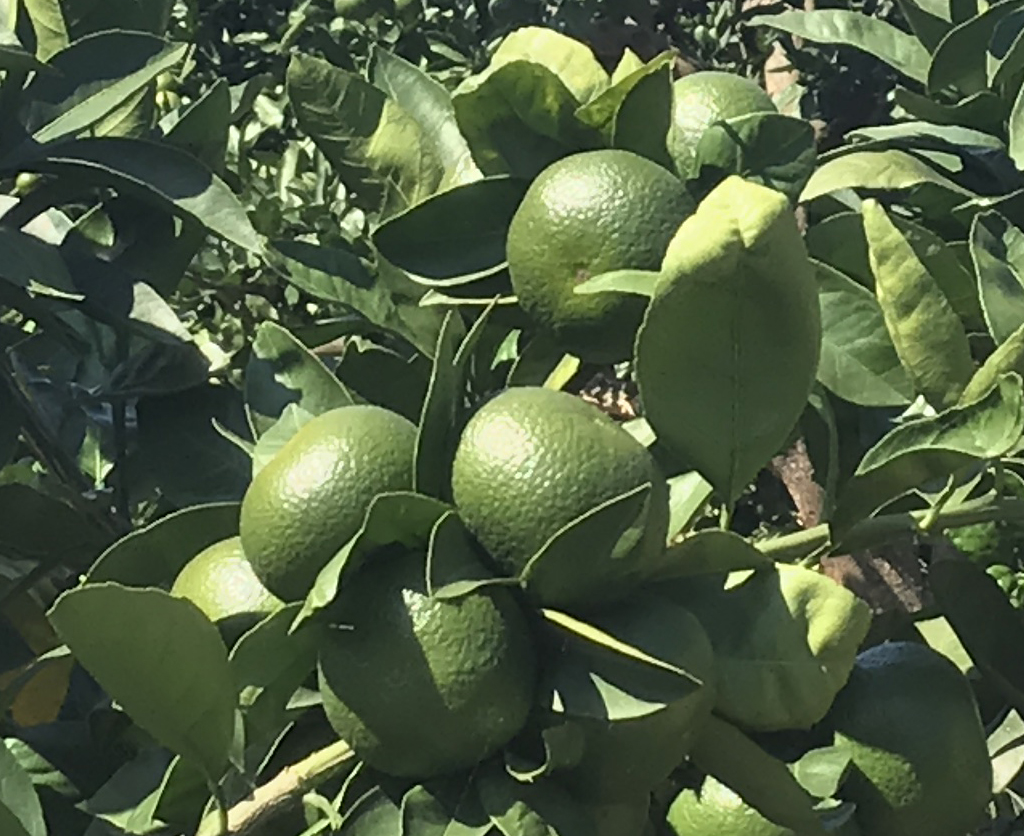
%> input picture fruit_set2/1/im.jpg, 1024 x 836 px
$ octave process_new.m   (GNU Octave 9; MATLAB toolbox functions it lacks are replaced by stand-ins)
%> lines starting %> are read from the running program, lines starting %| are printed output that depends on the picture; in (x1, y1, x2, y2) boxes, pixels count from 0 and x2, y2 are one past the last pixel; in counts of white or black regions, pixels touching at a corner belong together; the program's own positions count from 1
### bfilter2.m
%简单地说:
%A为给定图像，归一化到[0,1]的矩阵
%W为双边滤波器（核）的边长/2
%定义域方差σd记为SIGMA(1),值域方差σr记为SIGMA(2)

%%%%%%%%%%%%%%%%%%%%%%%%%%%%%%%%%%%%%%%%%%%%%%%%%%%%%%%%%%%%%
% Pre-process input and select appropriate filter.
function B = bfilter2(A,w,sigma)

% Verify that the input image exists and is valid.
if ~exist('A','var') || isempty(A)
   error('Input image A is undefined or invalid.');
end
if ~isfloat(A) || ~sum([1,3] == size(A,3)) || ...
      min(A(:)) < 0 || max(A(:)) > 1
   error(['Input image A must be a double precision ',...
          'matrix of size NxMx1 or NxMx3 on the closed ',...
          'interval [0,1].']);
end

% Verify bilateral filter window size.
if ~exist('w','var') || isempty(w) || ...
      numel(w) ~= 1 || w < 1
   w = 5;
end
w = ceil(w);

% Verify bilateral filter standard deviations.
if ~exist('sigma','var') || isempty(sigma) || ...
      numel(sigma) ~= 2 || sigma(1) <= 0 || sigma(2) <= 0
   sigma = [3 0.1];
end

% Apply either grayscale or color bilateral filtering.
if size(A,3) == 1
   B = bfltGray(A,w,sigma(1),sigma(2));
else
   B = bfltColor(A,w,sigma(1),sigma(2));
end


%%%%%%%%%%%%%%%%%%%%%%%%%%%%%%%%%%%%%%%%%%%%%%%%%%%%%%%%%%%%%
% Implements bilateral filtering for grayscale images.
function B = bfltGray(A,w,sigma_d,sigma_r)

% Pre-compute Gaussian distance weights.
[X,Y] = meshgrid(-w:w,-w:w);
%创建核距离矩阵，e.g.
%  [x,y]=meshgrid(-1:1,-1:1)
%
% x =
%
%     -1     0     1
%     -1     0     1
%     -1     0     1
%
%
% y =
%
%     -1    -1    -1
%      0     0     0
%      1     1     1
%计算定义域核
G = exp(-(X.^2+Y.^2)/(2*sigma_d^2));

% Create waitbar.
h = waitbar(0,'Applying bilateral filter...');
set(h,'Name','Bilateral Filter Progress');

% Apply bilateral filter.
%计算值域核H 并与定义域核G 乘积得到双边权重函数F
dim = size(A);
B = zeros(dim);
for i = 1:dim(1)
   for j = 1:dim(2)

         % Extract local region.
         iMin = max(i-w,1);
         iMax = min(i+w,dim(1));
         jMin = max(j-w,1);
         jMax = min(j+w,dim(2));
         %定义当前核所作用的区域为(iMin:iMax,jMin:jMax)
         I = A(iMin:iMax,jMin:jMax);%提取该区域的源图像值赋给I

         % Compute Gaussian intensity weights.
         H = exp(-(I-A(i,j)).^2/(2*sigma_r^2));

         % Calculate bilateral filter response.
         F = H.*G((iMin:iMax)-i+w+1,(jMin:jMax)-j+w+1);
         B(i,j) = sum(F(:).*I(:))/sum(F(:));

   end
   waitbar(i/dim(1));
end

% Close waitbar.
close(h);


%%%%%%%%%%%%%%%%%%%%%%%%%%%%%%%%%%%%%%%%%%%%%%%%%%%%%%%%%%%%%
% Implements bilateral filter for color images.
% [59 lines left out: function bfltColor, not called in this run]

### fruit_set2/1/edge_enhance.m
function [ I2 ] = edge_enhance( I )
% I = rgb2gray(I);
% imshow(I);
I2 = I;
BW1 = edge(I,'Canny',0.1,'horizontal');

se = strel('square',1);
BW1 = imdilate(BW1,se,2);
BW1 = imerode(BW1,se,2);
% BW1 = imdilate(BW1,se,2);

L = bwlabel(BW1);
S = regionprops(L, 'all');
BW2 = ismember(L, find([S.Area]>=100 ));


for i = 1:size(BW2,1)

for j = 1:size(BW2,2)

   pixel = BW2(i,j);
   if(pixel == 1)

       I2(i,j) = 0;


   end

end

end


% figure
% imshowpair(BW2,I2,'montage')


end

### fruit_set2/19/bi_process.m
function [ bw,num,S ] = bi_process( im, threshold )

%the input im must be a gray-scale image
%the threshold ranges 0-255

j = im2bw(im,threshold/255);
se = strel('square',5);
j = imdilate(j,se);
j = imerode(j,se);
L = bwlabel(j);
S = regionprops(L, 'all');
bw = ismember(L, find([S.Area]>=20 ));
S = regionprops(bw, 'all');
[bw,num] = bwlabel(bw);


end

### fruit_set2/14/find_index.m
function [ output_args ] = find_index( bw1,bw2 )

S = regionprops(bw1, 'all');
[bw1,num1] = bwlabel(bw1);
S2 = regionprops(bw2, 'all');
[bw2,num2] = bwlabel(bw2);

innerID = {};
 for n = 1:num1
     innerID{length(innerID)+1} = [n];
 end
  check = ones(num2,1);
  while(sum(check)>0)
        for m = 1:size(bw2,1)
            for n = 1:size(bw2,2)

                numIn2 = bw2(m,n);
                numIn1 = bw1(m,n);

                if(numIn2~=0 & numIn1~=0)
                    Nindex = innerID{1,numIn1};
                    if(ismember(numIn2,Nindex(2:end,1))==0)
                        innerID{numIn1} = [innerID{numIn1};numIn2];
                        check(numIn2)=0;
                    end
                end

            end
        end
  end

output_args = innerID;
end

### fruit_set2/1/process_new.m
J=imread('im.jpg');
%> J is the input picture: size 836x1024x3 uint8; mean R, G, B 80, 94.1, 66.3
I = rgb2gray(J);
imsize = 400*300
imsize_real = size(I,1)*size(I,2);
%> imsize_real = 856064
alpha = sqrt(imsize_real/imsize);
%> alpha = 2.67
I = imresize(I,[size(I,1)/alpha,size(I,2)/alpha]);
%> I: size 313x384 uint8
%to enhance the edge in order to seperate different obj

I=double(I)/255;
%> I: size 313x384 double

%bilateral filter
w = 3;       % bilateral filter half-width
sigma = [10 1]; % bilateral filter standard deviations

% I = edge_enhance(I);
 Is=bfilter2(I,w,sigma);
%> after the loop in bfltGray, `for i = 1:dim(1)`:
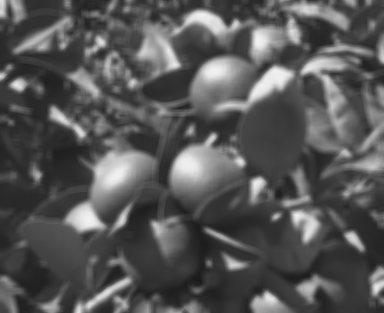
%> B: size 313x384 double; min 0.11, max 0.95, mean 0.34
 Is = edge_enhance(Is);
%> in edge_enhance, `BW1 = edge(I,'Canny',0.1,'horizontal');`:
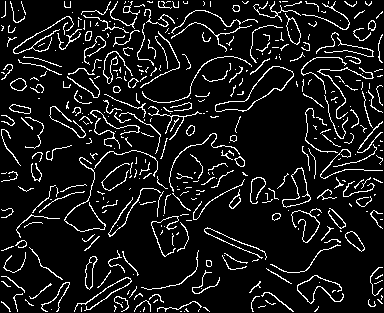
%> BW1: size 313x384 logical; 9.7% white in thin lines or dots
%> in edge_enhance, `L = bwlabel(BW1);`:
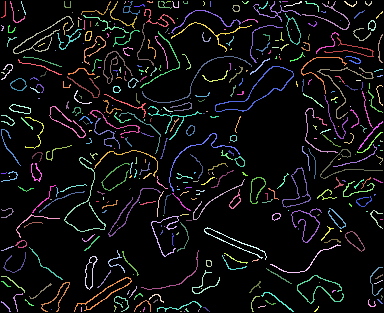
%> L: size 313x384 double; 421 distinct labels, from 0 to 420; one colour per label, 0 black
%> in edge_enhance, `S = regionprops(L, 'all');`: S = 420 regions; largest, box (x1, y1, x2, y2), Area, Centroid, MajorAxisLength, MinorAxisLength and Eccentricity: (215, 66, 294, 112) 233 [257.3 92.4] 101.7 30.65 0.954, (64, 157, 106, 232) 202 [86.8 202.6] 97.55 42.06 0.902, (13, 16, 74, 54) 201 [43.2 38.1] 75.99 22.09 0.957
%> in edge_enhance, `BW2 = ismember(L, find([S.Area]>=100 ));`:
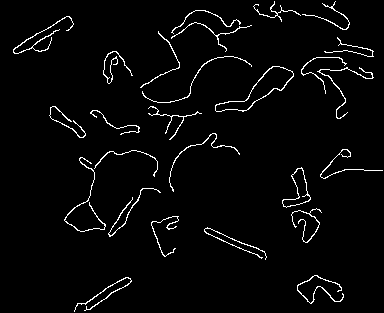
%> BW2: size 313x384 logical; 3.1% white in thin lines or dots
%> after the loop in edge_enhance, `for i = 1:size(BW2,1)`:
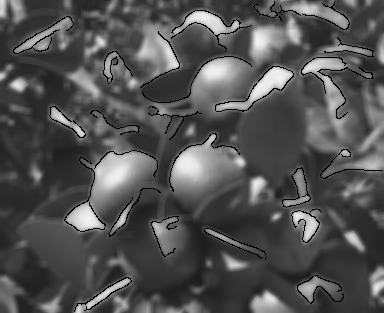
%> I2: size 313x384 double; 3.08% of pixels changed, all inside (x1, y1, x2, y2) = (13, 1, 383, 312)

figure
imshow(Is);
%
bwSet = {};

maxNum = 0;
figure
imshow(rgb2gray(imresize(J,[size(J,1)/alpha,size(J,2)/alpha])));
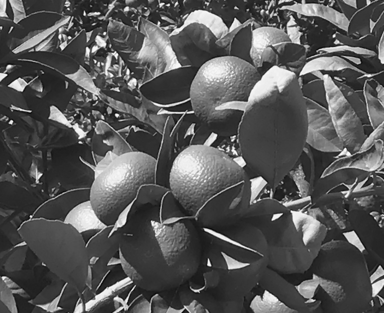
%> displayed picture: size 313x384, on the screen's scale of 0 to 255; min 6, max 253, mean 86.7
step = 5;
color = [0,1,0];
%________________________________________________________________________________________________
bwSet = {};
index = {};

%record the first layer
[bw,num,S] = bi_process(Is,254);
%> in bi_process, `j = im2bw(im,threshold/255);`: j: size 313x384 logical; every value is 0
%> in bi_process, `L = bwlabel(j);`: L: size 313x384 double; every value is 0
%> in bi_process, `S = regionprops(L, 'all');`: S = 0 regions
%> in bi_process, `[bw,num] = bwlabel(bw);`: num = 0
%> num = 0; S = 0 regions
InnerID = find_index(bw,zeros(size(bw)));
%> in find_index, `[bw1,num1] = bwlabel(bw1);`: num1 = 0
%> after the loop in find_index, `for n = 1:num1`: innerID = {}
bwIm.bw = bw;
bwIm.num = num;
%> bwIm.num = 0
bwIm.stats = S;
%> bwIm.stats = 0 regions
bwSet{1} = bwIm;
index{1} = InnerID;

 for i = step:step:250

     threshold = 254-i;

     if i>100 && i<235
         [bw,num,S] = bi_process(Is,threshold);
         bw2 = bwSet{1,i/step}.bw;
         num2 = bwSet{1,i/step}.num;
         S2 = bwSet{1,i/step}.stats;

         [bw_new, InnerID] = seg_bw(bw,bw2,2);
         [bw,num] = bwlabel(bw_new);
         S = regionprops(bw, 'all');
         bwIm.bw = bw;
         bwIm.num = num;
         bwIm.stats = S;
         bwSet{i/step+1} = bwIm;
         index{i/step+1} = InnerID;

         boundary = bwboundaries(bw,'noholes');

     for h =1:size(boundary)

      B = boundary{h};
      hold on;
      plot(B(:,2), B(:,1),'Color',color, 'LineWidth', 0.1);

   end

         fprintf('layer:%d and it is segmenated \n',i/step+1);

     else
%> (the run ends here)
